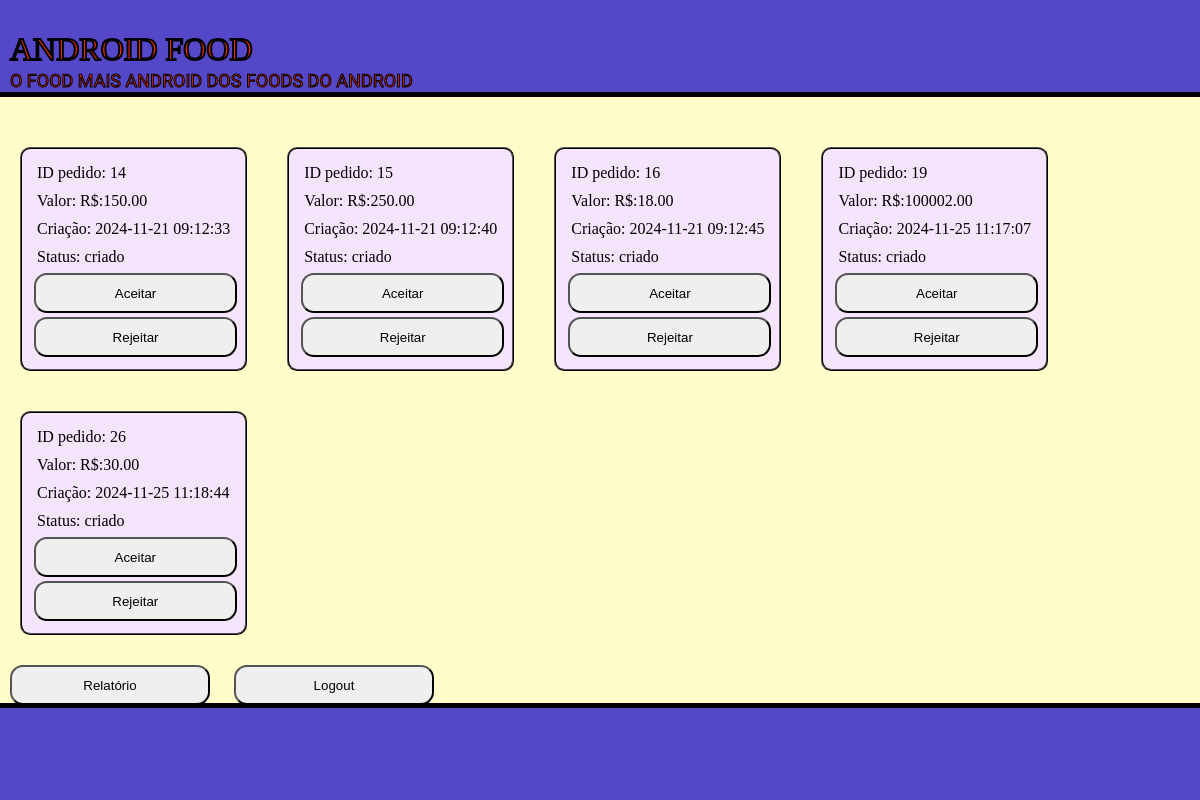
Before: /restaurante (signed in) with the older database file.
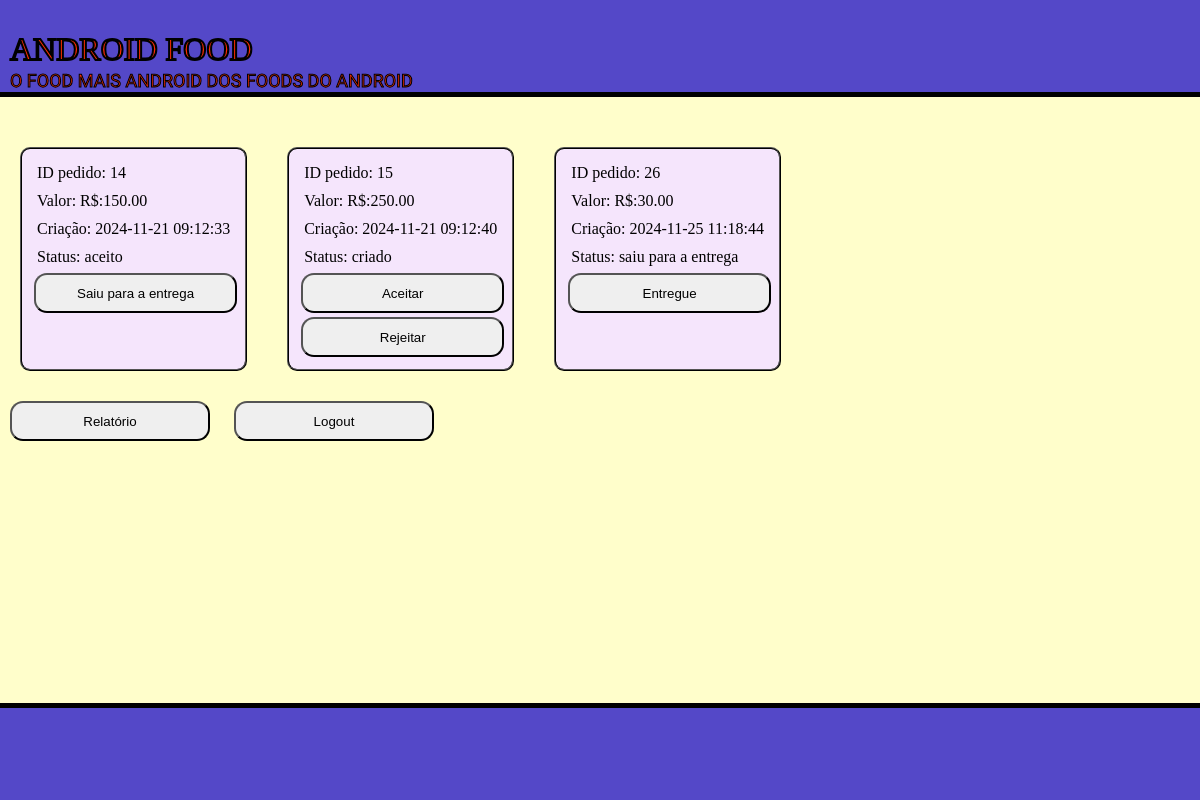
After: the same page with the newer database file.
### tables this page shows
CREATE TABLE venda(
                            pk_venda INTEGER PRIMARY KEY NOT NULL,
                            valor NUMERIC CHECK (valor > 0) NOT NULL,
                            pk_usuario INTEGER REFERENCES usuario NOT NULL,
                            pk_restaurante INTEGER REFERENCES restaurante NOT NULL,
                            criacao DATE DEFAULT(datetime('now', 'localtime')),
                            status VARCHAR(50) DEFAULT "criado"
                            );

### main.py (the view)
@app.route('/restaurante', methods=['GET','POST'])
def restaurante(): # Mostra os pedidos do restaurante que não estão concluidos ou rejeitados
    if (session.get('login') == None or session['login'] == False) or (session.get('restaurante') == None or session['restaurante'] == False):
        return index()
    vendas = database.consulta_pedidos(session['pk']) # Consulta os pedidos do restaurante
    pedidos = []
    for venda in vendas:
        if (venda[4] != "rejeitado") and (venda[4] != "entregue"): # Caso não for entregue ou rejeitado
            pedido = {
                        "pk": venda[0],
                        "valor": venda[1],
                        "pk_usuario": venda[2],
                        "criacao": venda[3],
                        "status": venda[4]
                    }
            pedidos.append(pedido)
    session['pedidos'] = pedidos
    return render_template("restaurante.jinja",nome = session['nome'],pedidos = session['pedidos'])

### database/database.py (called while the page is built)
    def consulta_pedidos(self,pk_restaurante): # Consulta os pedidos de um restaurante
        sql = f'SELECT pk_venda,valor,pk_usuario,criacao,status FROM venda WHERE pk_restaurante = ?;'
        result = self.conexao.execute(sql,(pk_restaurante,))
        return result.fetchall()

### main.py (called while the page is built)
@app.template_filter() # Função para formatar dinheiro
def formatoDinheiro(valor):
    if valor == None:
        return f"0.00"
    return f"{float(valor):.2f}"

### templates/restaurante.jinja (shortened to what this page needs)
<!DOCTYPE html>
<html lang="pt-BR">
  <head>
    <link rel="stylesheet" href="{{ url_for('static',filename='styles/restaurante.css') }}" >
  </head>
  <body>
    <header class="header">
      <h1>ANDROID FOOD</h1>
      <p>O FOOD MAIS ANDROID DOS FOODS DO ANDROID</p>
    </header>
    {% if pedidos[0] is none %}
      <section class="pedidos">
        <p>Nenhum pedido</p>
      </section>
    {% else %}
      <section class="pedidos">
        {% for pedido in pedidos%}
        <div class="pedido">
          <p class="id">ID pedido: {{ pedido["pk"] }}</p>
          <p class="valor">Valor: R$:{{ pedido["valor"] | formatoDinheiro }}</p>
          <p class="criacao">Criação: {{ pedido["criacao"] }}</p>
          <p class="status">Status: {{ pedido["status"] }}</p>
          {% if pedido["status"] == "criado" %}
           <a href="{{ url_for('aceitar', pk=pedido['pk']) }}"> <button>Aceitar</button></a>
            <a href="{{ url_for('rejeitar', pk=pedido['pk']) }}"><button>Rejeitar</button></a>
          {% elif pedido["status"] == "aceito" %}
            <a href="{{ url_for('entrega', pk=pedido['pk']) }}"><button>Saiu para a entrega</button></a>
          {% elif pedido["status"] == "saiu para a entrega" %}
            <a href="{{ url_for('entregue', pk=pedido['pk']) }}"><button>Entregue</button></a>
          {% endif %}
        </div>
        {% endfor %}
      </section>
    {% endif %}
    <a href="{{ url_for('relatorio') }}"><button class="util-button">Relatório</button></a>
    <a href="{{ url_for('logout') }}"><button class="util-button">Logout</button></a>
    <footer class="footer">
    </footer>
  </body>
</html>

### static/styles/restaurante.css (style rules this page uses)
body { margin: 0; background-color: #fffecb; margin-bottom: 9vh; width: 100%; max-width: 100%; }
.header { width: calc(100% - 20px); height: 9vh; padding: 10px; background-color: #5448c8; margin-bottom: 30px; border-bottom: 5px solid black; max-width: 100%; }
.header h1 { font-family: "Alfa Slab One", serif; font-weight: 400; font-style: normal; color: #ff2e00; -webkit-text-stroke: 2px black; margin-bottom: 2px; }
.header p { font-family: "Racing Sans One", sans-serif; font-weight: 400; font-style: normal; font-size: large; color: #ff2e00; -webkit-text-stroke: 1px black; margin-top: 0; }
.pedidos { display: flex; justify-content: flex-start; flex-wrap: wrap; }
.pedido { display: flex; flex-direction: column; border: 2px ridge black; border-radius: 10px; padding: 10px; background-color: #f5e5fc; height: 200px; margin: 20px; }
.pedido p { margin: 5px; }
.pedido button { border-radius: 13px; height: 40px; margin: 2px; width: 100%; }
a { text-decoration: none; }
.util-button { border-radius: 13px; margin: 10px; width: 200px; height: 40px; }
.footer { width: 100%; height: 9vh; background-color: #5448c8; position: fixed; bottom: 0; padding: 10px; margin-top: 30px; border-top: 5px solid black; max-width: 100%; }

Changed rows visible on the page:
no longer on this page (row edited): venda: pk "16", valor "18.00", criacao "2024-11-21 09:12:45", status "criado"
no longer on this page (row edited): venda: pk "19", valor "100002.00", criacao "2024-11-25 11:17:07", status "criado"
changed venda id 14: status "criado" → "aceito"; status "Aceitar Rejeitar" → "Saiu para a entrega"
changed venda id 26: status "criado" → "saiu para a entrega"; status "Aceitar Rejeitar" → "Entregue"
